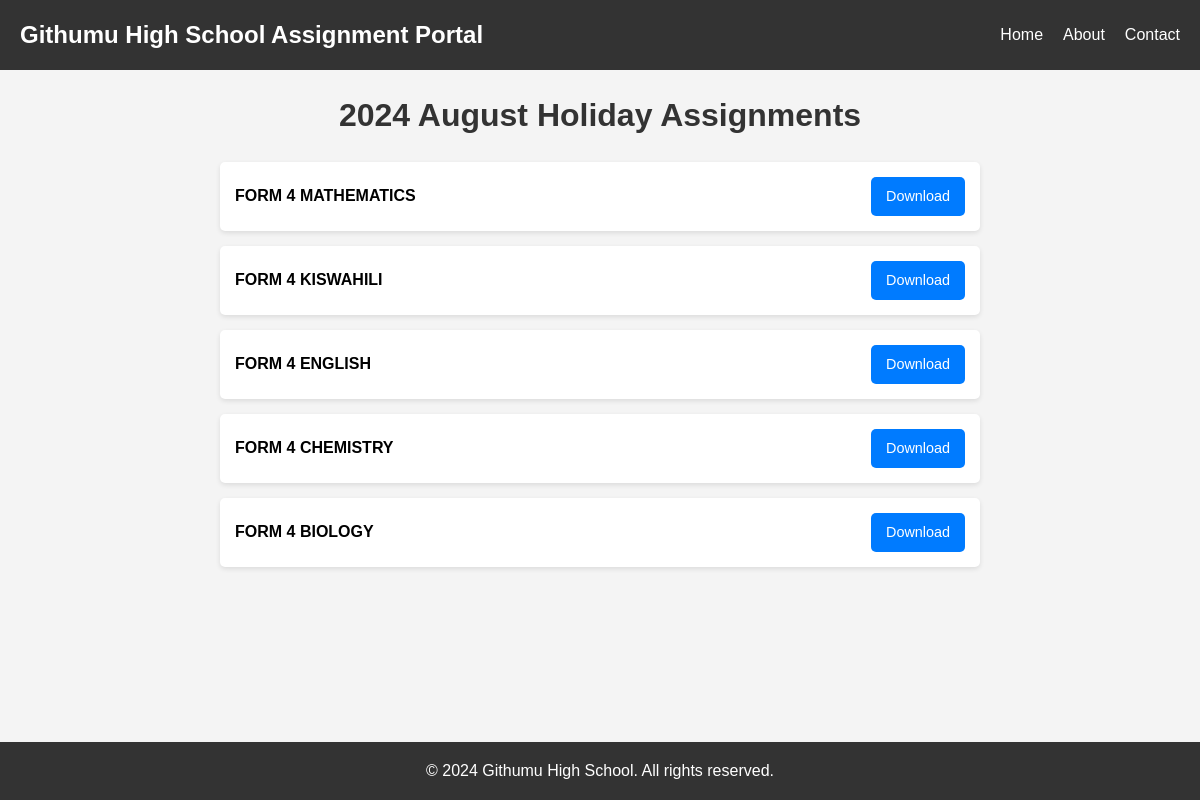
The app's page /class_list/17/ with its own data.
### assignments/models.py (models this page shows, shortened)
class Assignment(models.Model):
    title = models.CharField(max_length=200, default='AUGUST HOLIDAY ASSIGNMENT')
    grade=models.IntegerField(choices=grades)
    subject=models.CharField(max_length=50,choices=subjects)
    description = models.TextField(blank=True)
    file = models.FileField(upload_to='assignments/')
    uploaded_at = models.DateTimeField(auto_now_add=True)

### assignments/views.py (the view)
# urls.py: path('class_list/<int:assignment_list_id>/', views.assignment_list, name='assignment_list'),
def assignment_list(request, assignment_list_id):
    assignment_list = get_object_or_404(Assignment, id=assignment_list_id)
    all_assignments = Assignment.objects.filter(grade=assignment_list.grade).order_by('-subject')
    return render(request, 'assignments/assignment_list.html', {'assignment_list': assignment_list,'assignment_list': all_assignments})

### assignments/templates/assignments/assignment_list.html (shortened to what this page needs)
{% load static %}
<!DOCTYPE html>
<html lang="en">
<head>
    <link rel="stylesheet" href="{% static 'assignments/css/style.css' %}">
</head>
<body>
    <header>
        <nav>
            <div class="logo">Githumu High School Assignment Portal</div>
            <ul class="nav-links">
                <li><a href="{% url 'class_list' %}"> Home</a></li>
                <li><a href="#">About</a></li>
                <li><a href="#">Contact</a></li>
            </ul>
        </nav>
    </header>
    <main>
        <h1> 2024 August Holiday Assignments</h1>
        <ul class="assignment-list">
        {% for assignment in assignment_list %}
            <li>
                <span class="assignment-title">FORM {{ assignment.grade }} {{ assignment.subject }}</span>
                <a href={{assignment.file.url }} class="download-button" download>Download</a>
            </li>
        {% endfor %}
        </ul>
    </main>
    <footer>
        <p>&copy; 2024 Githumu High School. All rights reserved.</p>
    </footer>
</body>
</html>

### assignments/static/assignments/css/style.css (style rules this page uses)
* { margin: 0; padding: 0; box-sizing: border-box; }
body { font-family: Arial, sans-serif; line-height: 1.6; background-color: #f4f4f4; font-size: 16px; display: flex; flex-direction: column; min-height: 100vh; }
header { background-color: #333; color: #fff; padding: 1rem 0; }
nav { max-width: 1200px; margin: 0 auto; display: flex; justify-content: space-between; align-items: center; padding: 0 20px; }
.logo { font-size: 1.5em; font-weight: bold; }
.nav-links { list-style: none; display: flex; }
.nav-links li { margin-left: 20px; }
.nav-links a { color: #fff; text-decoration: none; transition: color 0.3s ease; }
main { flex: 1; padding: 20px; max-width: 800px; margin: 0 auto; width: 100%; }
h1 { color: #333; text-align: center; font-size: 2em; margin-bottom: 20px; }
.assignment-list { list-style-type: none; padding: 0; }
.assignment-list li { background-color: #fff; margin-bottom: 15px; padding: 15px; border-radius: 5px; box-shadow: 0 2px 5px rgba(0,0,0,0.1); display: flex; justify-content: space-between; align-items: center; transition: all 0.3s ease; }
.assignment-title { font-weight: bold; }
.download-button { display: inline-block; padding: 8px 15px; background-color: #007bff; color: #fff; text-decoration: none; border-radius: 5px; transition: background-color 0.3s ease, transform 0.1s ease; font-size: 0.9em; border: none; cursor: pointer; }
footer { background-color: #333; color: #fff; text-align: center; padding: 1rem 0; margin-top: auto; }

### records on screen
Assignment: grade "4", subject "MATHEMATICS"
Assignment: grade "4", subject "KISWAHILI"
Assignment: grade "4", subject "ENGLISH"
Assignment: grade "4", subject "CHEMISTRY"
Assignment: grade "4", subject "BIOLOGY"
